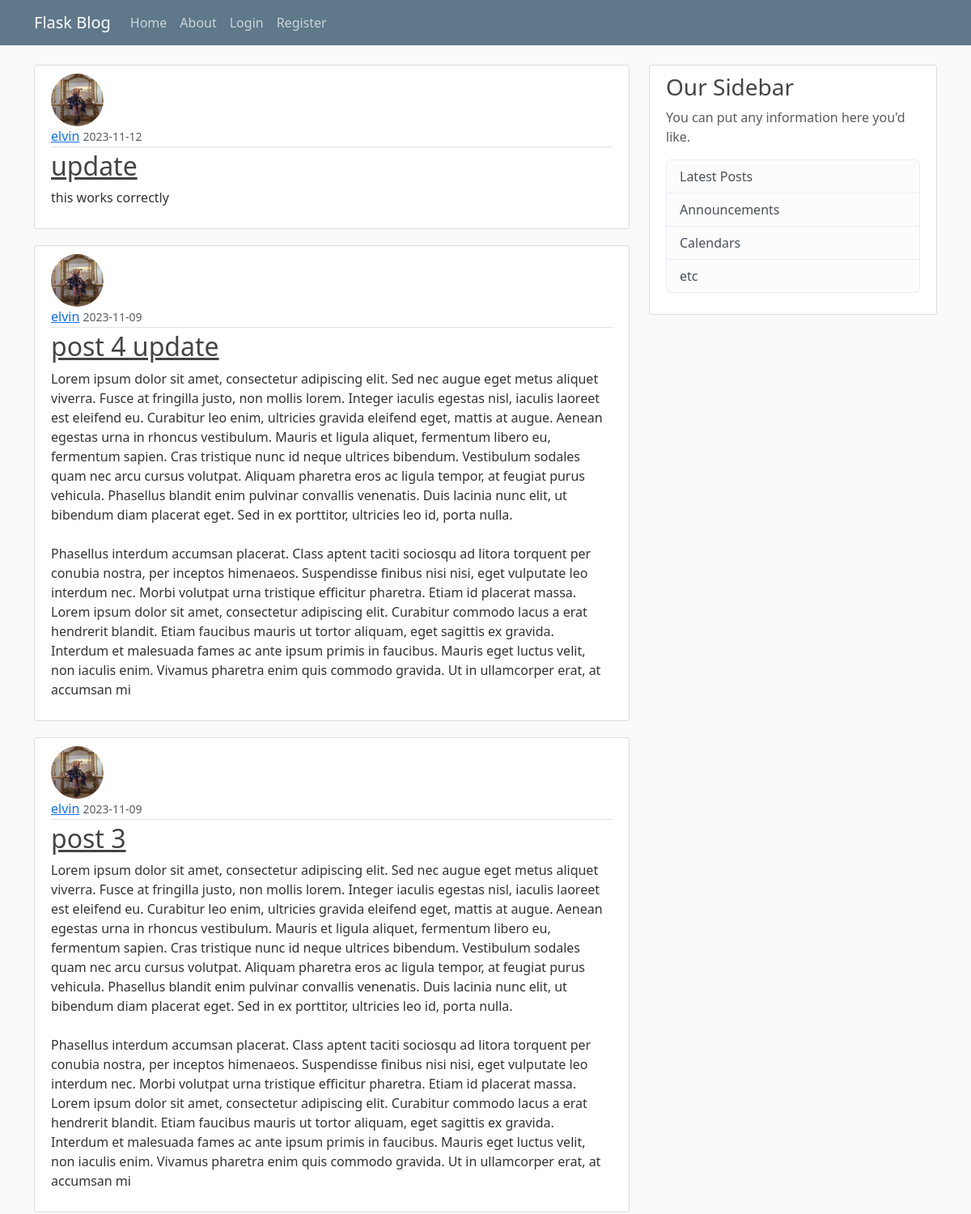
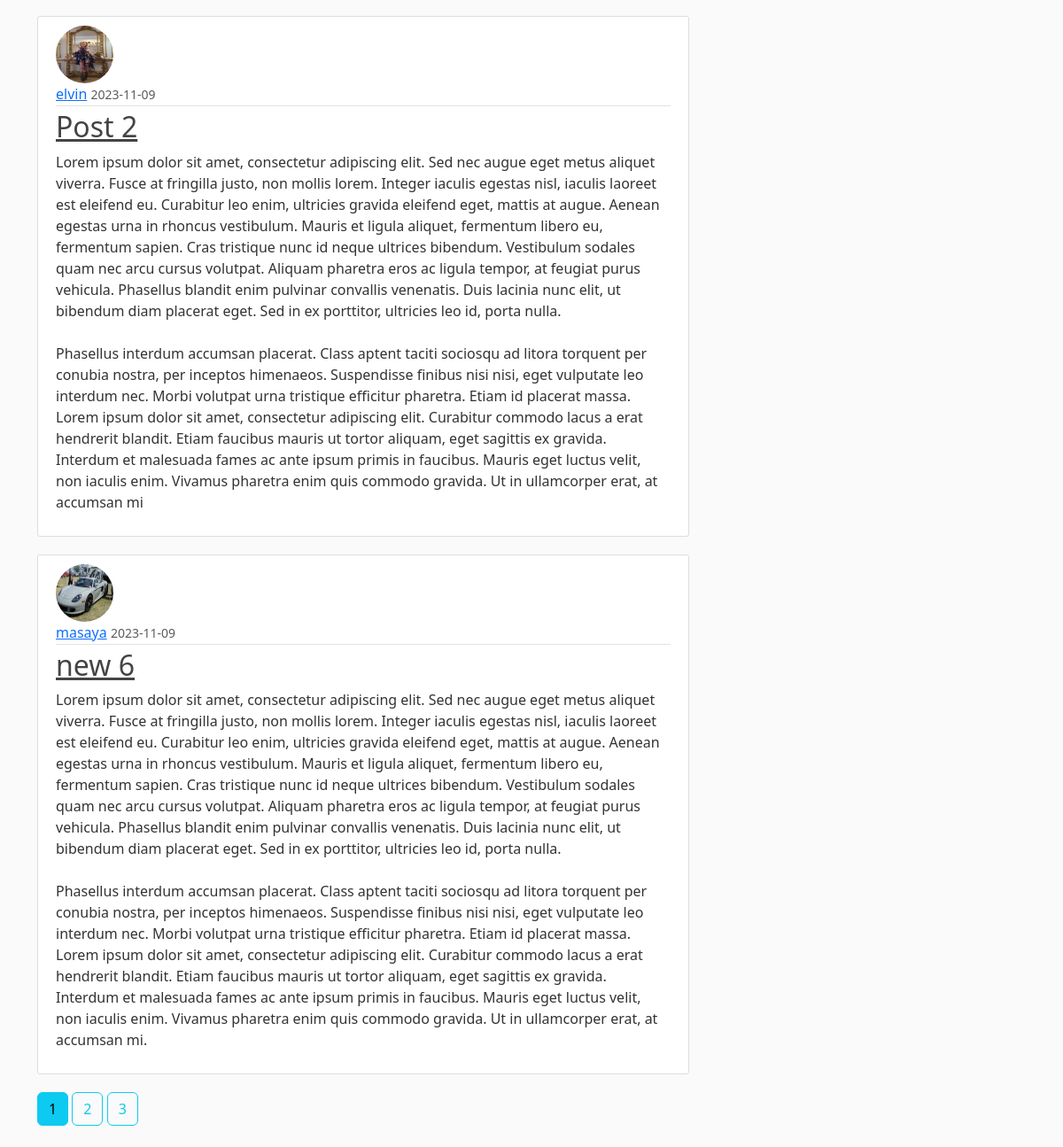
Before: / with the older database file (2 pictures, top to bottom).
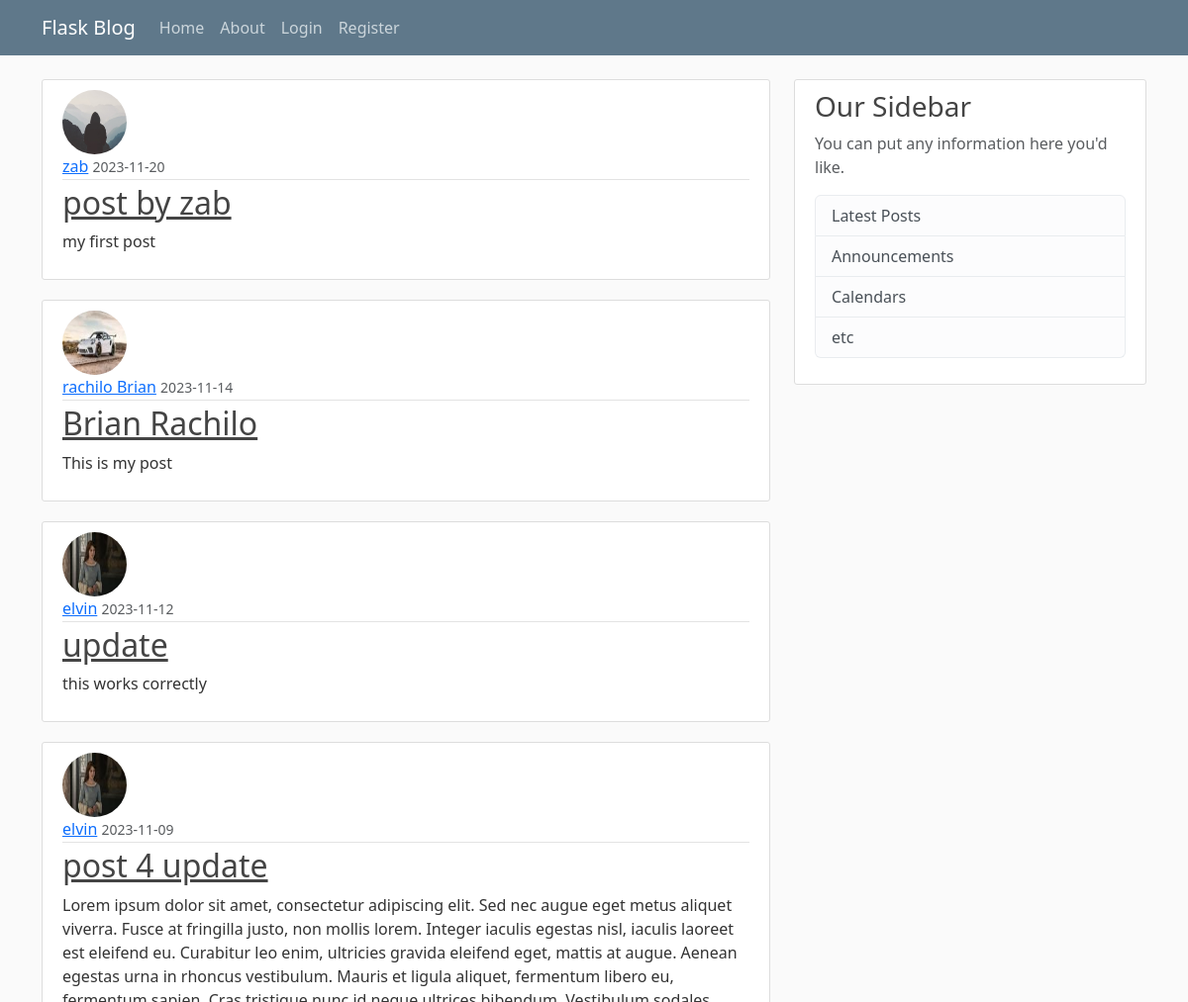
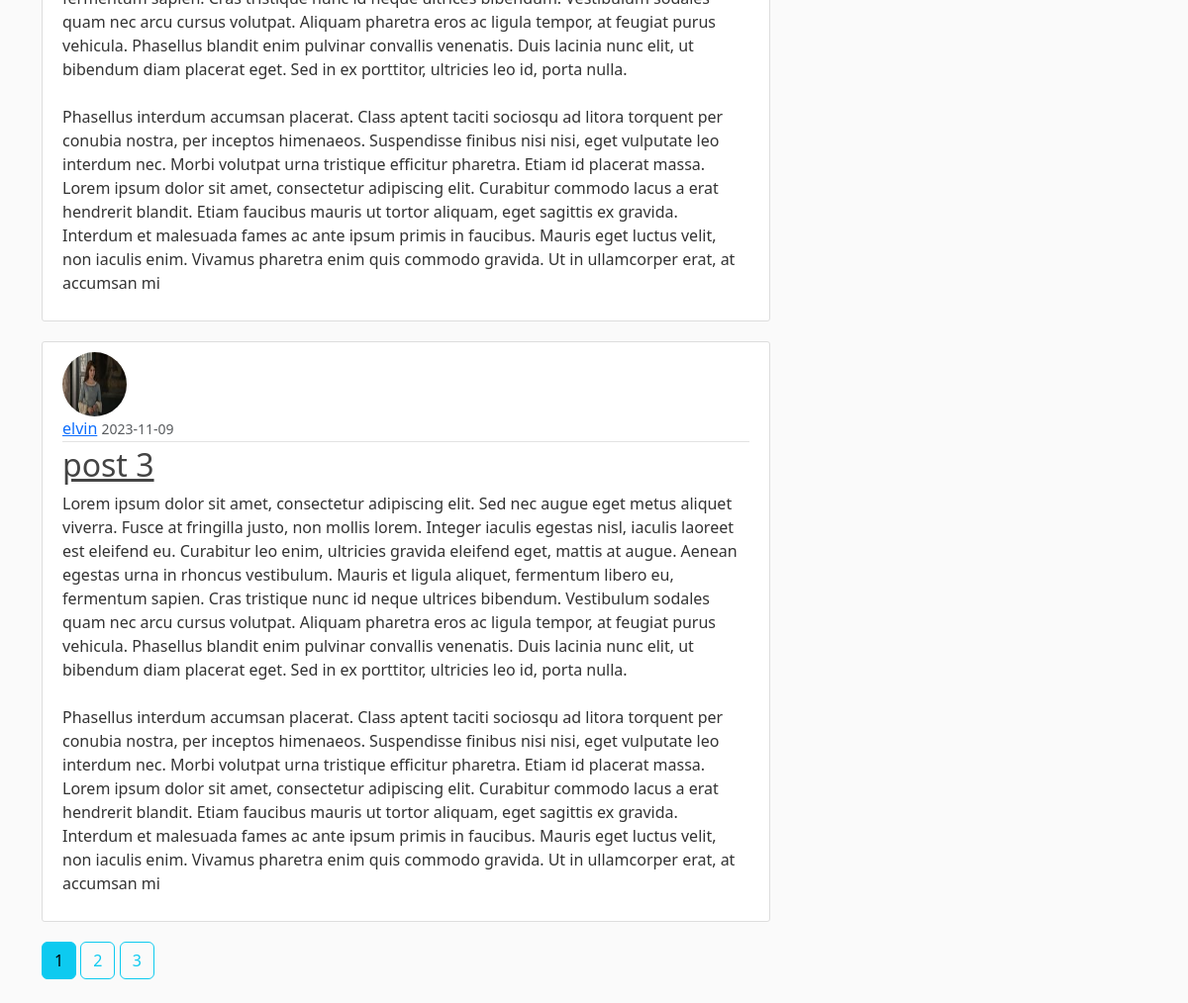
After: the same page with the newer database file (2 pictures, top to bottom).
### f_blog/models.py (models this page shows, shortened)
class Post(db.Model):
    id = db.Column(db.Integer, primary_key=True)
    title = db.Column(db.String(100), nullable = False)
    date_posted = db.Column(db.DateTime, nullable=False, default = datetime.utcnow)
    content = db.Column(db.Text, nullable = False)
    user_id = db.Column(db.Integer, db.ForeignKey('user.id'), nullable=False)

class User(db.Model, UserMixin):
    id = db.Column(db.Integer, primary_key=True)
    username = db.Column(db.String(20), unique=True, nullable =False)
    email = db.Column(db.String(120), unique=True, nullable =False)
    image_file = db.Column(db.String(20), nullable =False, default = 'default.jpg')
    password = db.Column(db.String(60), nullable =False)
    posts = db.relationship('Post', backref='author', lazy=True)

### f_blog/main/routes.py (the view)
@main.route('/')
def home():
        page = request.args.get('page', 1, type=int)
        posts = Post.query.order_by(Post.date_posted.desc()).paginate(page=page, per_page=5)
        return render_template('home.html', posts=posts)

### f_blog/templates/home.html
{% extends "layout.html" %}
{% block content %}
    {% for posts in posts.items %}
    <article class="media content-section">
      <img class="rounded-circle article-img" src="{{url_for('static', filename='profile_pics/' + posts.author.image_file)}}">
        <div class="media-body">
          <div class="article-metadata">
            <a class="mr-2" href="{{url_for('users.user_posts', username=posts.author.username)}}">{{ posts.author.username }}</a>
            <small class="text-muted">{{ posts.date_posted.strftime('%Y-%m-%d') }}</small>
          </div>
          <h2><a class="article-title" href="{{url_for('posts.post', post_id=posts.id)}}">{{ posts.title }}</a></h2>
          <p class="article-content">{{ posts.content }}</p>
        </div>
      </article>
    {% endfor %}
    {%for page_num in posts.iter_pages(left_edge=1, right_edge=1, left_current=1, right_current=2 )%}
      {%if page_num%}
        {%if posts.page == page_num%}
          <a class="btn btn-info mb-4" href="{{url_for('main.home', page=page_num)}}">{{ page_num }}</a>
        {%else%}
          <a class="btn btn-outline-info mb-4" href="{{url_for('main.home', page=page_num)}}">{{ page_num }}</a>
        {%endif%}
      {%else%}
        ...
      {%endif%}
    {%endfor%}
{% endblock content %}

### f_blog/templates/layout.html (shortened to what this page needs)
<!DOCTYPE html>
<html>
<head>
    <link href="https://cdn.jsdelivr.net/npm/bootstrap@5.3.2/dist/css/bootstrap.min.css" rel="stylesheet">
    <link rel="stylesheet" type="text/css" href="{{url_for('static', filename='main.css')}}">
</head>
<body>
    <header class="site-header">
        <nav class="navbar navbar-expand-md navbar-dark bg-steel fixed-top">
          <div class="container">
            <a class="navbar-brand mr-4" href="{{url_for('main.home')}}">Flask Blog</a>
            <div class="collapse navbar-collapse" id="navbarToggle">
              <div class="navbar-nav mr-auto">
                <a class="nav-item nav-link" href="/">Home</a>
                <a class="nav-item nav-link" href="{{url_for('main.about')}}">About</a>
              </div>
              <div class="navbar-nav">
                {% if current_user.is_authenticated %}
                  <a class="nav-item nav-link" href="{{url_for('posts.new_post')}}">New Post</a>
                  <a class="nav-item nav-link" href="{{url_for('users.account')}}">account</a>
                  <a class="nav-item nav-link" href="{{url_for('users.logout')}}">Logout</a>
                {% else %}
                  <a class="nav-item nav-link" href="{{url_for('users.login')}}">Login</a>
                  <a class="nav-item nav-link" href="{{url_for('users.register')}}">Register</a>
                {% endif %}
              </div>
            </div>
          </div>
        </nav>
    </header>
    <main role="main" class="container">
        <div class="row">
          <div class="col-md-8">
            {% block content %}{% endblock %}
          </div>
          <div class="col-md-4">
            <div class="content-section">
              <h3>Our Sidebar</h3>
              <p class='text-muted'>You can put any information here you'd like.
                <ul class="list-group">
                  <li class="list-group-item list-group-item-light">Latest Posts</li>
                  <li class="list-group-item list-group-item-light">Announcements</li>
                  <li class="list-group-item list-group-item-light">Calendars</li>
                  <li class="list-group-item list-group-item-light">etc</li>
                </ul>
              </p>
            </div>
          </div>
        </div>
    </main>
</body>
</html>

### f_blog/static/main.css (style rules this page uses)
body { background: #fafafa; color: #333333; margin-top: 5rem; }
h1, h2, h3, h4, h5, h6 { color: #444444; }
.bg-steel { background-color: #5f788a; }
.site-header .navbar-nav .nav-link { color: #cbd5db; }
.content-section { background: #ffffff; padding: 10px 20px; border: 1px solid #dddddd; border-radius: 3px; margin-bottom: 20px; }
.article-title { color: #444444; }
.article-content { white-space: pre-line; }
.article-img { height: 65px; width: 65px; margin-right: 16px; }
.article-metadata { padding-bottom: 1px; margin-bottom: 4px; border-bottom: 1px solid #e3e3e3 }

Changed rows visible on the page:
no longer on this page (row unchanged): Post: image_file (picture), author.username "elvin", date_posted "2023-11-09", title "Post 2", content "Lorem ipsum dolor sit amet, consectetur adipiscing elit. Sed nec augue eget metus aliquet viverra. Fusce at fringilla justo, non mollis lorem. Integer iaculis egestas nisl, iaculis laoreet est eleifend eu. Curabitur leo enim, ultricies gravida eleifend eget, mattis at augue. Aenean egestas urna in rhoncus vestibulum. Mauris et ligula aliquet, fermentum libero eu, fermentum sapien. Cras tristique nunc id neque ultrices bibendum. Vestibulum sodales quam nec arcu cursus volutpat. Aliquam pharetra eros ac ligula tempor, at feugiat purus vehicula. Phasellus blandit enim pulvinar convallis venenatis. Duis lacinia nunc elit, ut bibendum diam placerat eget. Sed in ex porttitor, ultricies leo id,…"
no longer on this page (row unchanged): Post: image_file (picture), author.username "masaya", date_posted "2023-11-09", title "new 6", content "Lorem ipsum dolor sit amet, consectetur adipiscing elit. Sed nec augue eget metus aliquet viverra. Fusce at fringilla justo, non mollis lorem. Integer iaculis egestas nisl, iaculis laoreet est eleifend eu. Curabitur leo enim, ultricies gravida eleifend eget, mattis at augue. Aenean egestas urna in rhoncus vestibulum. Mauris et ligula aliquet, fermentum libero eu, fermentum sapien. Cras tristique nunc id neque ultrices bibendum. Vestibulum sodales quam nec arcu cursus volutpat. Aliquam pharetra eros ac ligula tempor, at feugiat purus vehicula. Phasellus blandit enim pulvinar convallis venenatis. Duis lacinia nunc elit, ut bibendum diam placerat eget. Sed in ex porttitor, ultricies leo id,…"
added Post: image_file (placeholder picture), author.username "zab", date_posted "2023-11-20", title "post by zab", content "my first post"
added Post: image_file (picture), author.username "rachilo Brian", date_posted "2023-11-14", title "Brian Rachilo", content "This is my post"
changed through a linked row, Post "update": image_file: a different picture
changed through a linked row, Post "post 4 update": image_file: a different picture
changed through a linked row, Post "post 3": image_file: a different picture
